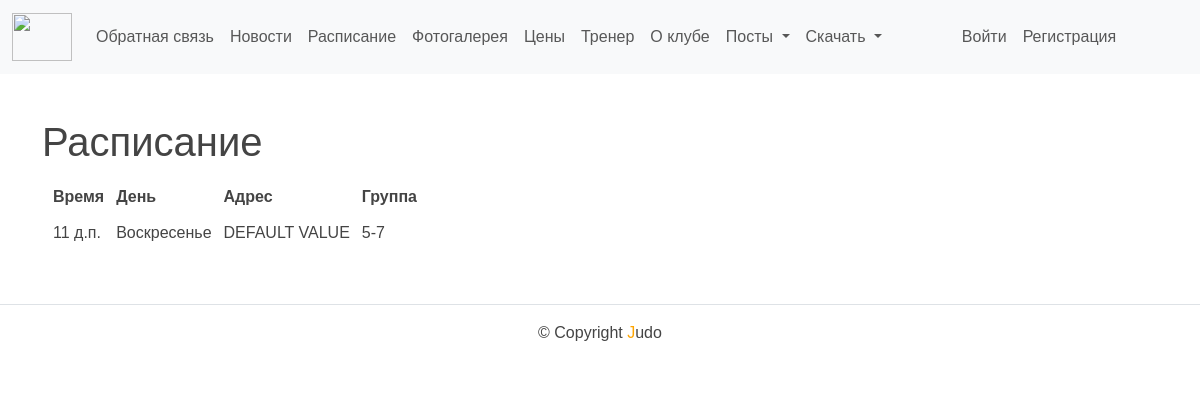
The app's page /shedule/, older data.
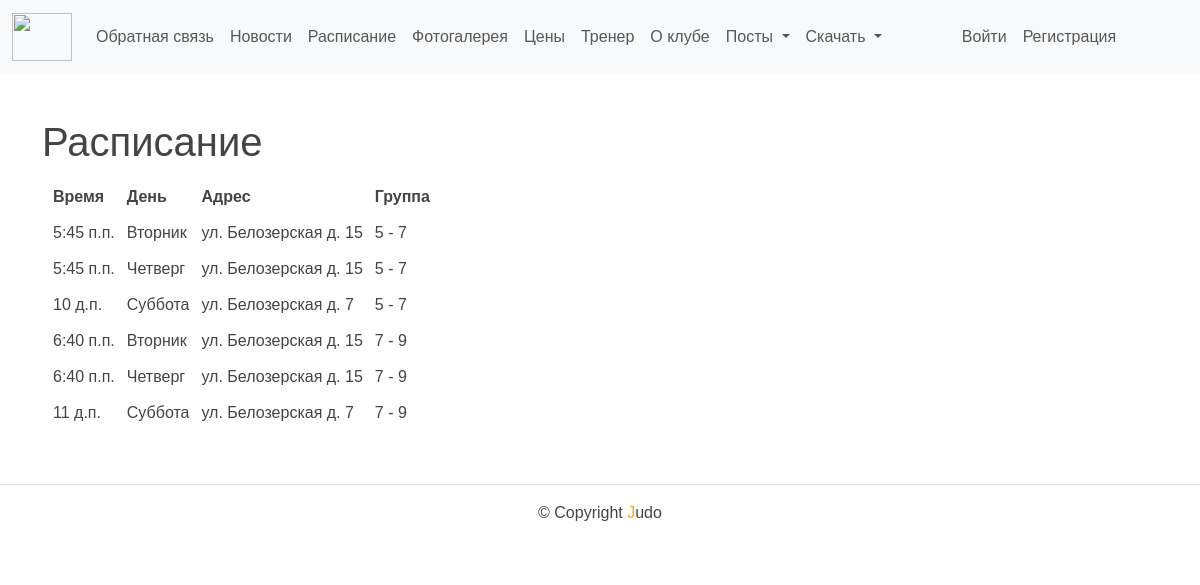
The same page, newer data.
### backend/models.py (models this page shows)
class Schedule(models.Model):
    age_group = models.ForeignKey(AgeGroup,
                                  related_name='age_group',
                                  on_delete=models.CASCADE)
    day = models.CharField(max_length=100)
    time = models.TimeField()
    address = models.CharField(max_length=100, default='DEFAULT VALUE', verbose_name="Адрес")
    class Meta:
        verbose_name = 'Расписание'
        verbose_name_plural = 'Расписание'

### users/models.py (models this page shows)
class AgeGroup(models.Model):
    name = models.CharField(max_length=100, verbose_name="Возраст")
    class Meta:
        verbose_name = 'Возраст'
        verbose_name_plural = 'Возраст'
    def __str__(self):
        return self.name

### backend/views.py (the view)
# urls.py: path('shedule/', shedule, name='shedule'),
def shedule(request):
    days_order = Case(
        When(day='Понедельник', then=Value(1)),
        When(day='Вторник', then=Value(2)),
        When(day='Среда', then=Value(3)),
        When(day='Четверг', then=Value(4)),
        When(day='Пятница', then=Value(5)),
        When(day='Суббота', then=Value(6)),
        When(day='Воскресенье', then=Value(7)),
        output_field=IntegerField(),
    )
    if request.user.is_authenticated:
        profile = Profile.objects.get(user=request.user)
        schedules = Schedule.objects.filter(age_group=profile.age_group).order_by(days_order)
    else:
        schedules = Schedule.objects.all().order_by('age_group', days_order)
    return render(request, 'backend/shedule.html', {'menu': menu,
                                                    'title': 'Расписание',
                                                    'schedules': schedules})

### templates/backend/shedule.html (shortened to what this page needs)
{% extends 'base.html' %}
{% block content %}
<h1>{{ title }}</h1>
  <form action="{% url 'backend:shedule' %}" method="GET">
    <div style="display: flex; justify-content: space-between;">
      <div>
        <table style="border-spacing: 10px; border-collapse: separate;">
          <tr>
            <th>Время</th>
            <th>День</th>
            <th>Адрес</th>
            <th>Группа</th>
          </tr>
          {% for schedule in schedules %}
          <tr>
            <td>{{ schedule.time }}</td>
            <td>{{ schedule.day }}</td>
            <td>{{ schedule.address }}</td>
            <td>{{ schedule.age_group }}</td>
          </tr>
          {% endfor %}
        </table>
      </div>
    </div>
  </form>
{% endblock %}

Row changes from the older to the newer data that the page shows:
changed Schedule (number 1 of 6 on the later page): time "11 д.п." → "5:45 п.п."; day "Воскресенье" → "Вторник"; address "DEFAULT VALUE" → "ул. Белозерская д. 15"; age_group "5-7" → "5 - 7"
added Schedule: time "5:45 п.п.", day "Четверг", address "ул. Белозерская д. 15", age_group "5 - 7"
added Schedule: time "10 д.п.", day "Суббота", address "ул. Белозерская д. 7", age_group "5 - 7"
added Schedule: time "6:40 п.п.", day "Вторник", address "ул. Белозерская д. 15", age_group "7 - 9"
added Schedule: time "6:40 п.п.", day "Четверг", address "ул. Белозерская д. 15", age_group "7 - 9"
added Schedule: time "11 д.п.", day "Суббота", address "ул. Белозерская д. 7", age_group "7 - 9"
